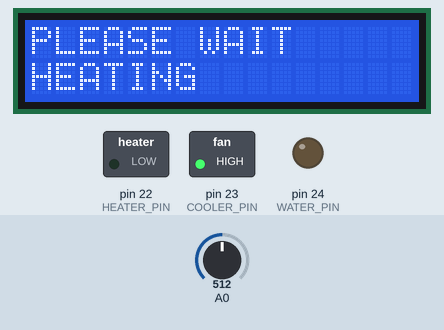
This sketch was run on a simulated Arduino Mega 2560, built with avr-gcc and run on an emulated ATmega2560. On the bench: 16×2 character LCD, switched loads named in the sketch (green lamp = pin HIGH), output pins drawn as LEDs (lit = HIGH). The test bench sets the inputs (shaded band); at power-on: A0 = 512. What the sketch prints to the serial monitor is not drawn.

Above: at 0.1 s.
At 20.1 s:
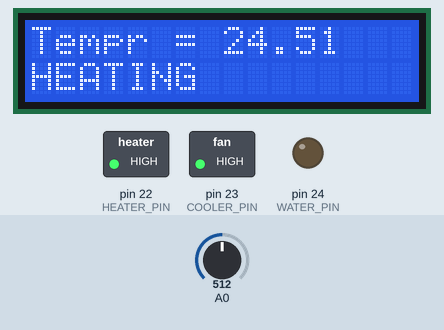

The sketch:

board2.ino
```cpp
#include "SystemConfig.h"
#include "SYSTEM.h"
#include <LiquidCrystal.h>

LiquidCrystal lcd(RS_PIN, E_PIN, D4_PIN, D5_PIN, D6_PIN, D7_PIN);
int n=0;
int time1=0;
int time2=0;
float temp=0;

void setup()
	{
	Serial.begin(9600);
  lcd.begin(DISP_X, DISP_Y);
	HEATER.off();
  FAN.on();

  lcd.setCursor(0, 0);
  lcd.print("PLEASE WAIT");
  lcd.setCursor(0, 1);
  lcd.print("HEATING");
	HEATER.on();
  delay(20000);
  HEATER.off();
	}
void Display_print(String message, int step1 = 0)
  {
  if(message.length()>DISP_X){message=message.substring(0,DISP_X);}
  lcd.setCursor(0, step1);
  lcd.print(message);
  }

void loop()
  {
  temp=TERM.read_temp();
  Display_print("Tempr = " + String(temp),0);
  Serial.println("Tempr = " + String(temp));
  if (temp>50){WATER.on();}
  if (temp<45){WATER.off();}

  //Display_print("Tempr = " + String(temp),0);
  }
```

RelayLib.h
```cpp
#pragma once

#include "SystemConfig.h"

class relay
   {
   public:
      relay(int setSIG, int setT = 1, int inverse = 0);

      void move(int mode);
      void moveTo(int mode);
      void on();
      void off();

      int T;
      int PIN;
      int inv;

   };

relay::relay(int setPIN, int setT = 1, int inverse = 0)
   {
   PIN = setPIN;

   pinMode(PIN, OUTPUT);

   T = setT;
   inv=inverse;
   }

void relay::moveTo(int mode)
   {
   move(mode);
   }

void relay::move(int mode)
   {
   if (mode == UP) { on(); }
   if (mode == DOWN) { off(); }
   }

void relay::on()
   {
   digitalWrite(PIN, 1 - inv);
   delay(T * 1000);
   }

void relay::off()
   {
   digitalWrite(PIN, 0 + inv);
   delay(T * 1000);
   }
```

SYSTEM.h
```cpp
#pragma once

#include "Arduino.h"

#include "SystemConfig.h"
#include "RelayLib.h"
#include "SensorLib.h"

relay HEATER (HEATER_PIN, 0, 1);
relay WATER (WATER_PIN, 0);
relay FAN (COOLER_PIN, 0);

sensor TERM(TERM_PIN, TEMPERATURE);
```

SensorLib.h
```cpp
#pragma once
//#include <NewPing.h>
#include "SystemConfig.h"
 /*
Кодировки типов датчиков:
0 - концевик(обычный\оптический)
1 - датчик температуры
 */
class sensor
  {
  public:
    sensor(int setS1, int type);

    int getState();
    float read_temp();

    int S1;
    int type;
  };
sensor::sensor(int setS1, int type=0)
   {
   S1=setS1;
   if (type!=TEMPERATURE){pinMode(S1, INPUT);}
   }

int sensor::getState()
   {
   int s;
   for(int i=0; i<rattle_k; i++){s=s+digitalRead(S1);}
   if (s>rattle_k-2) {return 1;}
   else {return 0;}
   }

float sensor::read_temp()
  {
  int t = analogRead( S1 );
  float tr = 1023.0 / t - 1;
  float t_cels; //температура в C'
  tr = RESIST_BASE / tr; //сопротивление термистора

  t_cels = tr / TEMP_CORECT_RES; // (R/Ro)
  t_cels = log(t_cels); // ln(R/Ro)
  t_cels /= B_COEF; // 1/B * ln(R/Ro)
  t_cels += 1.0 / (TEMP_BASE + 273.15); // + (1/To)
  t_cels = 1.0 / t_cels; // Invert
  t_cels -= 273.15;
  return t_cels;
  }
```

SystemConfig.h
```cpp
#pragma once

//ПИНЫ ЛОГИЧЕСКИХ УСТРОЙСТВ
#define HEATER_PIN 22	//пин управления нагревателем
#define WATER_PIN 24	//пин упраления насосом
#define COOLER_PIN 23	//пин управления вентилятором

//ДИСПЛЕЙ
#define RS_PIN 11	//дисплей пин RS
#define E_PIN 12	//дисплей пин E
#define D4_PIN 5	//дисплей пин DB4
#define D5_PIN 4	//дисплей пин DB5
#define D6_PIN 3 	//дисплей пин DB6
#define D7_PIN 2	//дисплей пин DB7

#define DISP_X 16 	//количество столбцов дисплея
#define DISP_Y 2 	//количество строк дисплея


//ДАТЧИК ТЕМПЕРАТУРЫ
#define TERM_PIN 0	//пин датчика температуры АНАЛОГ!

#define TEMP_CORECT_RES 100000 	//Сопротивление термопары
#define RESIST_BASE 102000 		//сопротивление резистора делителя
#define B_COEF 3950 			//коофицент В (даташит)
#define TEMP_BASE 25 			//температура "обычного" сопротивления (даташит)

//ПРОЧИЕ КОНСТАНТЫ
#define UP 1
#define DOWN 0

#define BUTTON 0 		//тип датчика "кнопка"
#define TEMPERATURE 1 	//тип датчика "датчик температуры"

#define rattle_k 5 //коофицент для защиты от дребезга кнопок
```
